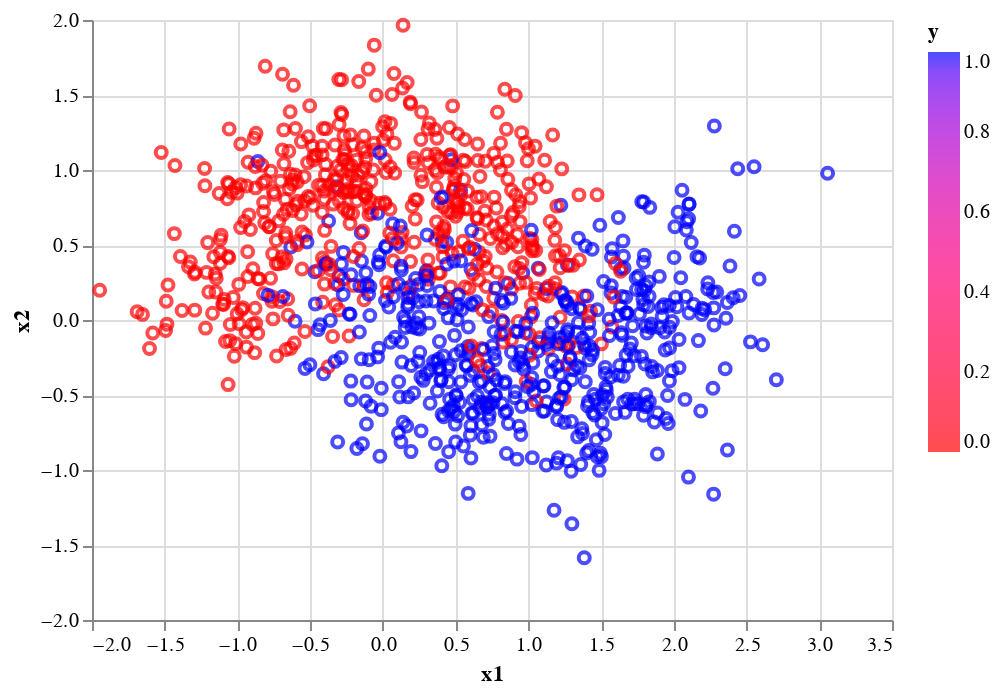

The notebook cell this image was saved under:
### Markdown cell above
**(b)** Visualizing Data

### Code cell
import altair as alt
alt.Chart(pd.DataFrame({'x1': X_data[:, 0], 'x2': X_data[:, 1], 'y': Y_data})).mark_point().encode(
    x='x1', y='x2', color=alt.Color('y', scale=alt.Scale(domain=[0.0, 1.0], range=['red', 'blue'])))

### Figure 1 — Vega-Lite specification as saved in the notebook (floating-point values rounded to 4 significant figures; data arrays with more than 128 entries replaced by an {"elided": "..."} marker saying what was removed)
{"config": {"view": {"continuousWidth": 400, "continuousHeight": 300}}, "data": {"name": "data-4b1e7cf100ee0ea2a7d6000534c9f4cb"}, "mark": "point", "encoding": {"color": {"field": "y", "scale": {"domain": [0.0, 1.0], "range": ["red", "blue"]}, "type": "quantitative"}, "x": {"field": "x1", "type": "quantitative"}, "y": {"field": "x2", "type": "quantitative"}}, "$schema": "https://vega.github.io/schema/vega-lite/v4.17.0.json", "datasets": {"data-4b1e7cf100ee0ea2a7d6000534c9f4cb": {"elided": "1000 records"}}}
